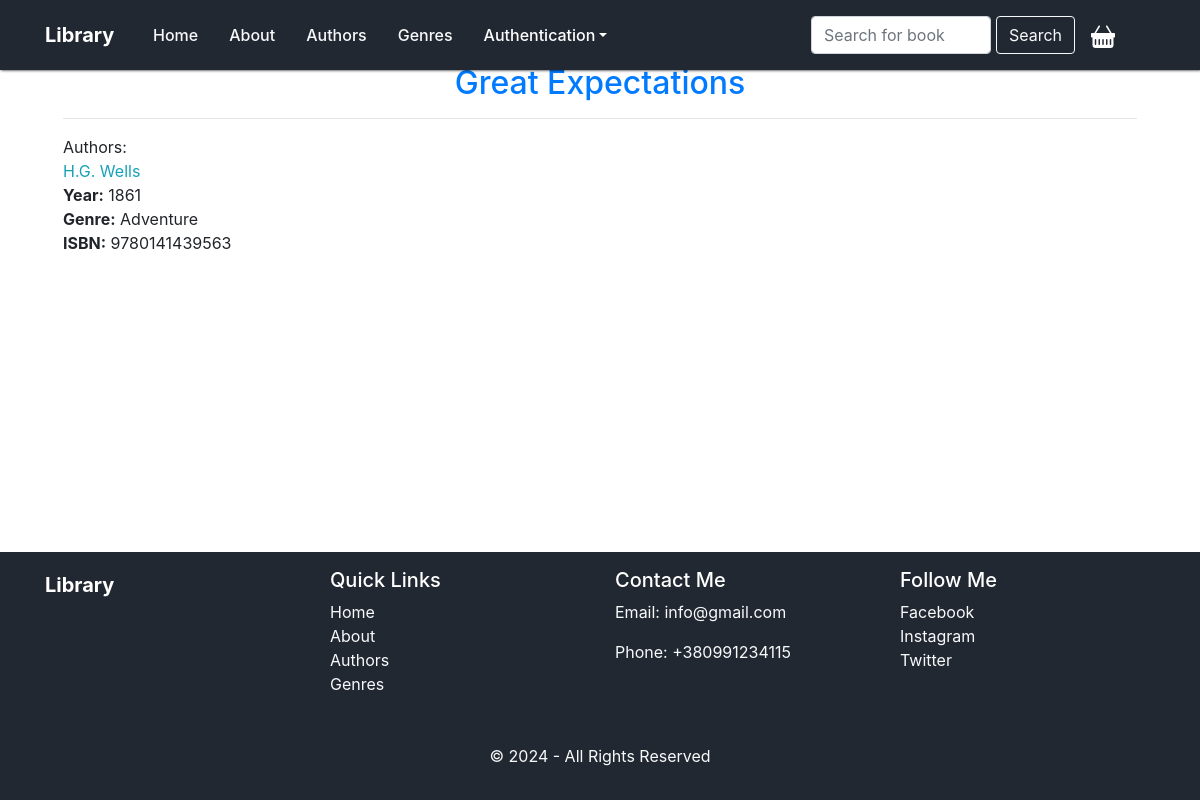
Screenshot of /library/books/23/ with the database file from the repository.
### library/models.py (models this page shows, shortened)
class Book(models.Model):
    title = models.CharField(max_length=100)
    authors = models.ManyToManyField('Author', through='BookAuthor')
    genre = models.ForeignKey('Genre', on_delete=models.CASCADE, null=True)
    published_year = models.IntegerField()
    ISBN = models.CharField(max_length=200)
    price = models.DecimalField(max_digits=6, decimal_places=2, default=0.0)
    class Meta:
        ordering = ["published_year"]
        indexes = [models.Index(fields=["published_year"])]

class Author(models.Model):
    name = models.CharField(max_length=100, db_index=True)

class Genre(models.Model):
    genre = models.CharField(max_length=100, db_index=True)
    def __str__(self):
        return self.genre

### library/views.py (the view)
# urls.py: path('books/<int:id>/', views.book_by_id, name='book_by_id'),
def book_by_id(request, id):
    book = get_object_or_404(Book, id=id)
    authors_ids = BookAuthor.objects.filter(book_id=book.id).values_list('author', flat=True)
    authors = Author.objects.filter(id__in=authors_ids)
    context = {'book': book, 'authors': authors}
    return render(request, 'library/book_by_id.html', context=context)

### library/templatetags/tags.py (called while the page is built)
@register.simple_tag()
def get_menu():
    return views.menu

@register.simple_tag()
def get_year():
    return datetime.now().year

### library/templates/library/book_by_id.html (shortened to what this page needs)
{%extends 'base.html'%}
{%block content%}
<div class="container mt-5">
    <h2 class="content-name text-primary"> {{ book.title }}</h2>
    <hr>
    <ul class="list-unstyled">
        <li>
            Authors:
             <br>
            {% for author in authors %}
                <a class="text-info"  href="{% url 'author_by_id' author.id %}"> {{author.name}} </a>
                <br>
            {% endfor %}
        </li>
        <li><strong>Year:</strong> {{ book.published_year }}</li>
        <li><strong>Genre:</strong> {{ book.genre }}</li>
        <li><strong>ISBN:</strong> {{ book.ISBN }}</li>
    </ul>
</div>
{%endblock%}

### library/static/library/css/index.css (style rules this page uses)
:root { --white-text: #FFF; --black: #333333; --deep-blue: #222831; }
body { margin: 20px; height: 100%; display: flex; flex-direction: column; min-height: 100vh; }
h1, h2 { text-align: center; margin-bottom: 40px; margin-top: 10px; !important; color: var(--deep-blue); }
.container > h2 { margin-top: 10px; }

### rows the page displays
Book: title "Great Expectations", published_year "1861", genre "Adventure", ISBN "9780141439563"
Author: name "H.G. Wells"

### other values shown
{{ item.title }} "Home" "About" "Authors" "Genres"
{{ year }} "2024"
